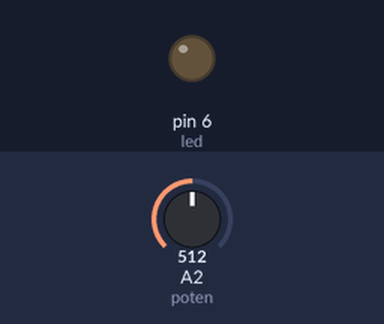
Simulated run of this sketch. Board: Arduino Uno, built with avr-gcc and run on an emulated ATmega328P. On the bench: output pins drawn as LEDs (lit = HIGH). The inputs (shaded band) are chosen by the test bench; at power-on: A2 (poten) = 512.

Above: at 1.2 s.
1.3 s: A2 (poten) set to 716
At 1.8 s:
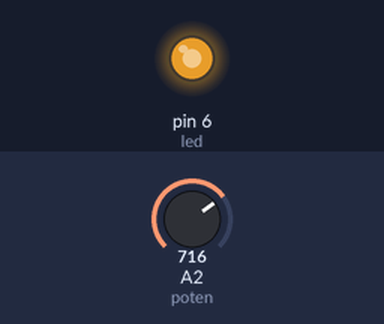
2.8 s: A2 (poten) set to 750
At 4.0 s:
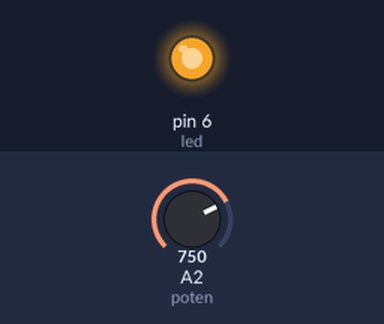
4.3 s: A2 (poten) set to 768
At 5.2 s:
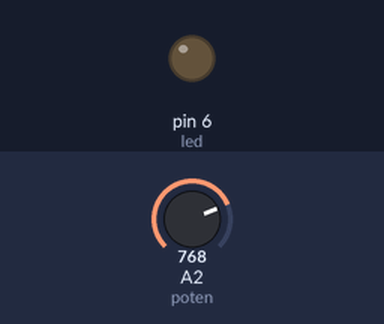
5.8 s: A2 (poten) set to 900
At 6.4 s:
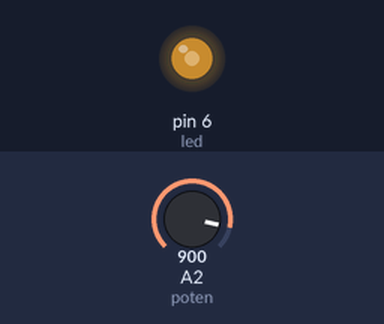
7.3 s: A2 (poten) set to 306
At 8.5 s:
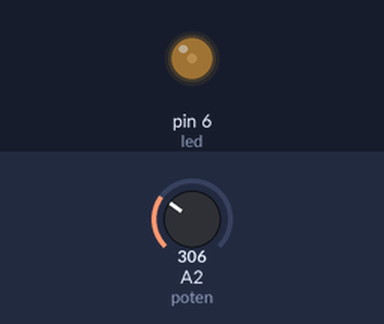
8.8 s: A2 (poten) set to 0
At 9.9 s:
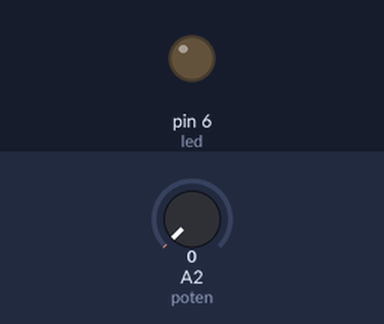
Timing chart, 0 to 11.3 s (numbered marks = the images above; inputs shaded):
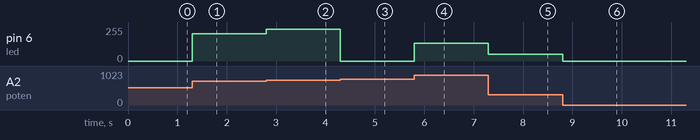

Measured:
- the behaviour switches between 767 and 768 on A2 (poten) (found by bisection; images 2 and 3)
- after the input at 1.3 s, pin 6 (led): 0/255 → 204/255 at once
- after the input at 2.8 s, pin 6 (led): 204/255 → 238/255 at once
- after the input at 4.3 s, pin 6 (led): 238/255 → 0/255 at once
- after the input at 5.8 s, pin 6 (led): 0/255 → 132/255 at once
- after the input at 7.3 s, pin 6 (led): 132/255 → 50/255 at once
- after the input at 8.8 s, pin 6 (led): 50/255 → 0/255 at once

The sketch:

analogRead_poten.ino
```cpp
//Doc gia tri cua bien tro de dieu khien do sang cua den LED
int poten = A2;
int led = 6;
void setup() {
  // put your setup code here, to run once:
  pinMode(led,OUTPUT);
}

void loop() {
  // put your main code here, to run repeatedly:
  int potenValue = analogRead(poten);
  analogWrite(led, potenValue);
}
```
